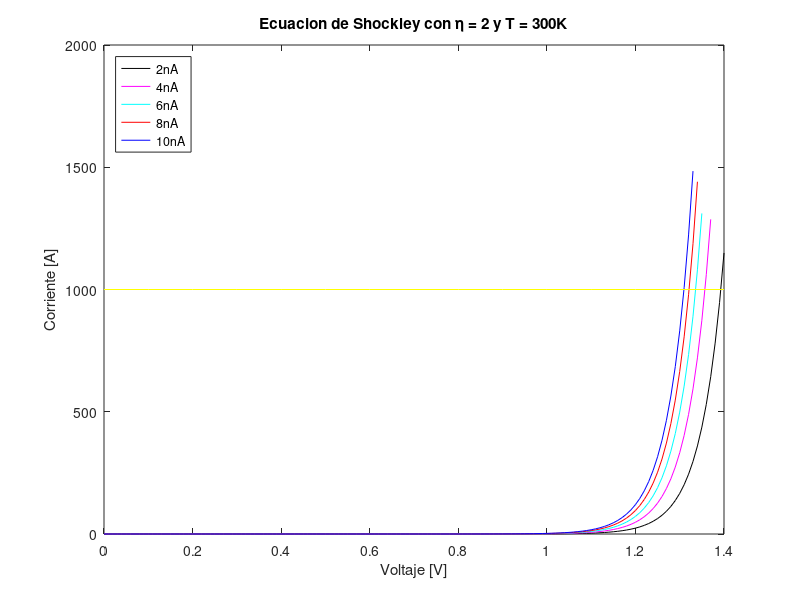

Write MATLAB code to recreate this figure.
clear all; close all;
q = 1; k = 8.617333262*10^(-5); eta = 2; t = 300;
v6 = 0:0.01:1.4;
i6 = 2*10^(-9)*(exp((q*v6)/(eta*t*k))-1);
v7 = 0:0.01:1.37;
i7 = 4*10^(-9)*(exp((q*v7)/(eta*t*k))-1);
v8 = 0:0.01:1.35;
i8 = 6*10^(-9)*(exp((q*v8)/(eta*t*k))-1);
v9 = 0:0.01:1.34;
i9 = 8*10^(-9)*(exp((q*v9)/(eta*t*k))-1);
v10 = 0:0.01:1.335;
i10 = 10*10^(-9)*(exp((q*v10)/(eta*t*k))-1);
x= 0:0.1:1.4;
y= 1000*ones(1,15);
figure (1); clf;
plot(v6,i6,'k',v7,i7,'m',v8,i8,'c',v9,i9,'r',v10,i10,'b',x,y,'y')
xlabel('Voltaje [V]');ylabel('Corriente [A]');
legend('2nA','4nA','6nA','8nA','10nA','Location','northwest')
title('Ecuacion de Shockley con \eta = 2 y T = 300K')
print -djpeg -r100 grafica_pendiente2.jpg
